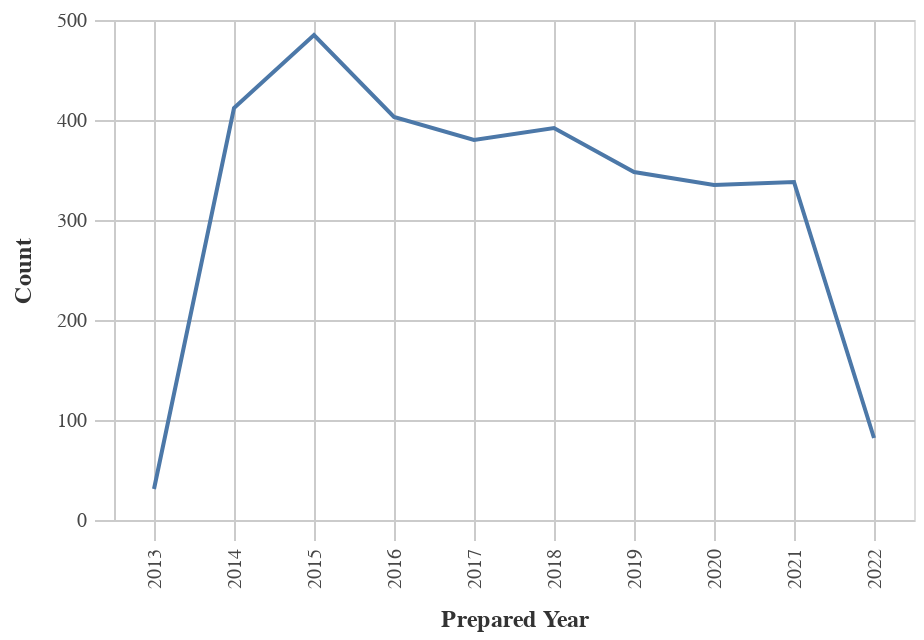

Notebook code for this chart:
### Code cell
#Line chart for Obligations by Year
chart_df = (df_top>>filter(_.variable=='prepared_y')).rename(columns= {"value":"Year"})
    
chart1= (_dla_utils_reports.basic_line_chart_test_no_save(chart_df, 'Year', 'count', district)).encode(x=alt.X('Year:O', title='Prepared Year'))
    
display(HTML("<h4><strong>Obligations by Year</strong></h4>"))
display(chart1)

### Figure 1 — Vega-Lite specification as saved in the notebook (floating-point values rounded to 4 significant figures)
{"config": {"view": {"continuousWidth": 400, "continuousHeight": 300}, "axis": {"domainColor": "#cbcbcb", "grid": true, "gridColor": "#cbcbcb", "gridWidth": 1, "labelColor": "#474747", "labelFont": "Nunito Sans", "labelFontSize": 10, "labelPadding": 4, "tickColor": "#cbcbcb", "tickSize": 10, "titleColor": "#333", "titleFont": "Raleway", "titleFontSize": 12, "titlePadding": 10}, "axisBand": {"grid": false}, "background": "white", "font": "Raleway", "header": {"labelFont": "Nunito Sans", "titleFont": "Raleway"}, "legend": {"labelColor": "#333", "labelFont": "Nunito Sans", "labelFontSize": 11, "labelLimit": 0, "padding": 1, "symbolSize": 30, "symbolType": "square", "titleColor": "#333", "titleFont": "Raleway", "titleFontSize": 14, "titlePadding": 10}, "title": {"anchor": "middle", "font": "Raleway", "fontSize": 18, "fontWeight": 300, "offset": 20}}, "data": {"name": "data-bd79701c9999d99562f2815abdbac302"}, "mark": "line", "encoding": {"tooltip": [{"field": "Year", "type": "quantitative"}, {"field": "count", "type": "quantitative"}], "x": {"field": "Year", "title": "Prepared Year", "type": "ordinal"}, "y": {"field": "count", "title": "Count", "type": "quantitative"}}, "height": 250, "width": 400, "$schema": "https://vega.github.io/schema/vega-lite/v4.17.0.json", "datasets": {"data-bd79701c9999d99562f2815abdbac302": [{"Year": 2015.0, "count": 485, "variable": "prepared_y"}, {"Year": 2014.0, "count": 412, "variable": "prepared_y"}, {"Year": 2016.0, "count": 403, "variable": "prepared_y"}, {"Year": 2018.0, "count": 392, "variable": "prepared_y"}, {"Year": 2017.0, "count": 380, "variable": "prepared_y"}, {"Year": 2019.0, "count": 348, "variable": "prepared_y"}, {"Year": 2021.0, "count": 338, "variable": "prepared_y"}, {"Year": 2020.0, "count": 335, "variable": "prepared_y"}, {"Year": 2022.0, "count": 82, "variable": "prepared_y"}, {"Year": 2013.0, "count": 31, "variable": "prepared_y"}]}}
